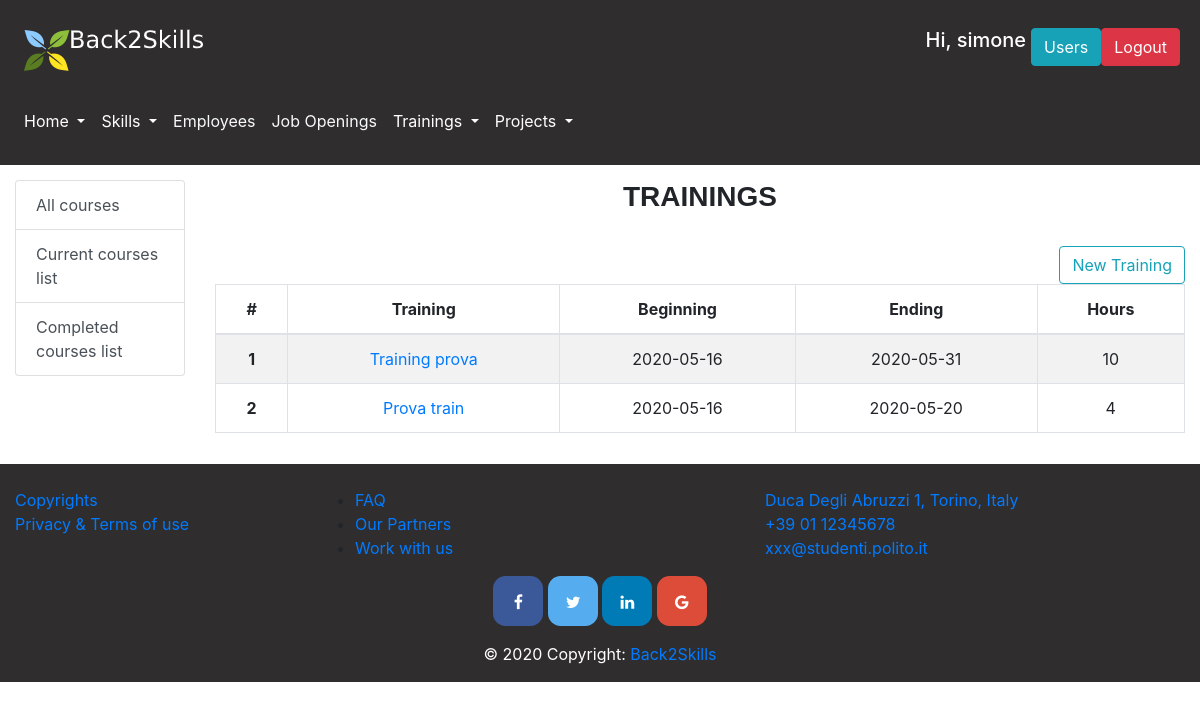
Screenshot of /trainings/current (signed in) with the database file from the repository.
### database.py (models this page shows, shortened)
class User(db.Model):
    __tablename__ = 'user'
    id = db.Column(db.Integer, primary_key=True)
    name = db.Column(db.String)
    surname = db.Column(db.String)
    email = db.Column(db.String, nullable=False, unique=True)
    password = db.Column(db.String, nullable=False)
    admin = db.Column(db.Boolean)
    project = db.Column(db.Integer, db.ForeignKey('project.id'))
    @property
    def is_authenticated(self):
        return True

class Training(db.Model):
    __tablename__ = 'training'
    id = db.Column(db.Integer, primary_key=True)
    name = db.Column(db.String)
    starting_Date = db.Column(db.Date)
    ending_Date = db.Column(db.Date)
    hours = db.Column(db.Integer)
    skill = db.relationship("Skill", secondary="training_skill")
    employee = db.relationship("Employee", secondary="employee_training")
    closed = db.Column(db.Boolean)

### app.py (the view, shortened to what this page needs)
@app.route('/trainings',methods=['POST'])
@app.route('/trainings/<period>')
@login_required
def trainings(period="all"):
    skills=get_skills()
    if period == "past":
         trainings_list = get_past_trainings()
    elif period == "current":
         trainings_list = get_current_trainings()
    else:
         trainings_list= get_trainings()
    trainings_list.sort(key=lambda x: x.starting_Date, reverse=True)
    ranges=[1,2,3,4,5,6,7,8,9,10]
    return render_template('trainings.html',skills=skills,trainings_list=trainings_list,range=ranges)

### app.py (called while the page is built)
@app.after_request
def add_header(r):
    r.headers["Cache-Control"] = "no-cache, no-store, must-revalidate"
    r.headers["Pragma"] = "no-cache"
    r.headers["Expires"] = "0"
    r.headers['Cache-Control'] = 'public, max-age=0'
    return r

@login_manager.user_loader
def load_user(user_id):
    return get_user_by_id(user_id)

### database.py (called while the page is built)
def get_user_by_id(user_id):
    return User.query.filter(User.id==user_id).first()

def get_skills():
    skills=Skill.query.all()
    skills.sort(key=lambda x: x.name)
    return skills

def get_current_trainings():
    current_tra= Training.query.filter(Training.ending_Date>=datetime.date.today()).all()
    return current_tra

### templates/trainings.html (shortened to what this page needs)
{% extends "layout.html" %}
{% block pageContent %}
    <div class="row">
        <div class="col-md-2">
            <div class="content-section">
                <div class="list-group">
                    <a href="/trainings/all" class="list-group-item list-group-item-action">All courses</a>
                    <a href="/trainings/current" class="list-group-item list-group-item-action">Current courses list</a>
                    <a href="/trainings/past" class="list-group-item list-group-item-action">Completed courses list</a>
                </div>
            </div>
        </div>
        <div class="col-md-10">
            {% block sectionContent %}
                <h3 class="section-title">{{ period }} trainings </h3>
                <br/>
                {% if current_user.is_authenticated and current_user.admin %}
                    <button type="button" class="btn btn-outline-info float-right" data-toggle="modal" data-target="#newTrainingModal">
                        New Training
                    </button>
                    <br/>
                {% endif %}
                <div class="table-responsive">
                    <table class="table table-hover table-bordered table-striped text-center">
                        <thead>
                        <tr>
                            <th scope="col">#</th>
                            <th scope="col">Training</th>
                            <th scope="col">Beginning</th>
                            <th scope="col">Ending</th>
                            <th scope="col">Hours</th>
                        </tr>
                        </thead>
                        <tbody>
                        {% for training in trainings_list %}
                            <tr>
                                <th scope="row">{{loop.index}}</th>
                                <td><a href="/training/{{ training.id }}"> {{ training.name }} </a></td>
                                <td>{{ training.starting_Date }}</td>
                                <td>{{ training.ending_Date }}</td>
                                <td>{{ training.hours }}</td>
                            </tr>
                        {% endfor %}
                        </tbody>
                    </table>
                </div>
                </div>
                </div>
            {% endblock %}
{% endblock %}

### templates/layout.html (shortened to what this page needs)
<!DOCTYPE html>
<html lang="en">
<head>
    <link rel="stylesheet" href="{{ url_for('static',filename='css/bootstrap.css') }}" >
    <link rel="stylesheet" href="{{ url_for('static',filename='css/bootstrap-override.css') }}" >
</head>
<body>
<header>
    <nav class="navbar navbar-expand-lg navbar-light light-dark" id="loginNavbar">
        <a class="navbar-brand" href="/home"><img src="/static/images/Logosmallwhite.png" alt=""></a>
        {% if current_user.is_authenticated%}
            <div class="btn-group ml-auto mr-1">
                <h5 style="color: white; margin-right: 5px;">Hi, {{ current_user.name }}</h5>
                {% if current_user.admin %}
                    <a href="/users"><button class="btn btn-info">Users</button></a>
                {% else %}
                    {% if current_user.project %}
                        <a href="/project/{{ current_user.project }}"><button class="btn btn-info">Your project</button></a>
                    {% endif %}
                {% endif %}
                <form action="/logout" method="POST">
                    <button type="submit" class="btn btn-danger">Logout</button>
                </form>
            </div>
        {% else %}
            <a href="/login" class="btn btn-info ml-auto mr-1" role="button">Login</a>
        {% endif %}
    </nav>
    <nav class="navbar navbar-expand-lg navbar-light text-white light-dark" id="menuNavbar">
        <div class="collapse navbar-collapse" id="navbarSupportedContent">
            <ul class="navbar-nav mr-auto">
                <li class="nav-item dropdown ">
                    <a class="nav-link dropdown-toggle text-white" href="#" id="homepageDropdown" role="button" data-toggle="dropdown" aria-haspopup="true" aria-expanded="false">
                        Home
                    </a>
                </li>
                <li class="nav-item dropdown">
                    <a class="nav-link dropdown-toggle text-white" href="/skills" id="skillsDropdown" role="button" data-toggle="dropdown" aria-haspopup="true" aria-expanded="false">
                        Skills
                    </a>
                </li>
                <li class="nav-item">
                    <a class="nav-link" href="/employees" id="employeesButton" role="button" aria-haspopup="true" aria-expanded="false" >
                        <p class="text-light"> Employees</p>
                    </a>
                </li>
                <li class="nav-item">
                    <a class="nav-link" href="/jobs" id="jobsButton" role="button" aria-haspopup="true" aria-expanded="false">
                        <p class="text-light">Job Openings</p>
                    </a>
                </li>
                <li class="nav-item dropdown">
                    <a class="nav-link dropdown-toggle text-white" href="#" id="trainingsDropdown" role="button" data-toggle="dropdown" aria-haspopup="true" aria-expanded="false">
                        Trainings
                    </a>
                </li>
                <li class="nav-item dropdown">
                    <a class="nav-link dropdown-toggle text-white" href="#" id="projectsDropdown" role="button" data-toggle="dropdown" aria-haspopup="true" aria-expanded="false">
                        Projects
                    </a>
                </li>
            </ul>
        </div>
    </nav>
</header>
<main role="main" id="main-container">
    {% block pageContent %}
    {% endblock %}
</main>
<footer class="page-footer font-small light-dark pt-4">
    <div class="container-fluid text-center text-md-left">
        <div class="row">
            <div class="col-md-3 mb-md-0 mb-3">
                <ul class="list-unstyled">
                    <li>
                        <a href="#">Copyrights</a>
                    </li>
                    <li>
                        <a href="#">Privacy & Terms of use</a>
                    </li>
                </ul>
            </div>
            <div class="col-md-3 mb-md-0 mb-3">
                <ul>
                    <li>
                        <a href="/faq" role="button">FAQ</a>
                    </li>
                    <li>
                        <a href="#">Our Partners</a>
                    </li>
                    <li>
                        <a href="#">Work with us</a>
                    </li>
                </ul>
            </div>
            <div class="col-md-3 mx-auto">
                <ul class="list-unstyled">
                    <li>
                        <a href="#!">Duca Degli Abruzzi 1, Torino, Italy</a>
                    </li>
                    <li>
                        <a href="#!">+39 01 12345678</a>
                    </li>
                    <li>
                        <a href="#!">xxx@studenti.polito.it</a>
                    </li>
                </ul>
            </div>
        </div>
    </div>
    <div class="container">
        <div class="mx-auto" style="width: 400px;">
            <link rel="stylesheet" href="https://cdnjs.cloudflare.com/ajax/libs/font-awesome/4.7.0/css/font-awesome.min.css">
            <div class=" text-center">
                <a href="#" class="fa fa-facebook" style="font-size: medium"></a>
                <a href="#" class="fa fa-twitter" style="font-size: medium"></a>
                <a href="#" class="fa fa-linkedin" style="font-size: medium"></a>
                <a href="#" class="fa fa-google" style="font-size: medium"></a>
            </div>
        </div>
    </div>
    <div class="footer-copyright text-white text-center py-3">© 2020 Copyright:
        <a href=""> Back2Skills</a>
    </div>
</footer>
</body>
</html>

### rows the page displays
User: name "simone"
Training: name "Training prova", starting_Date "2020-05-16", ending_Date "2020-05-31", hours "10"
Training: name "Prova train", starting_Date "2020-05-16", ending_Date "2020-05-20", hours "4"
